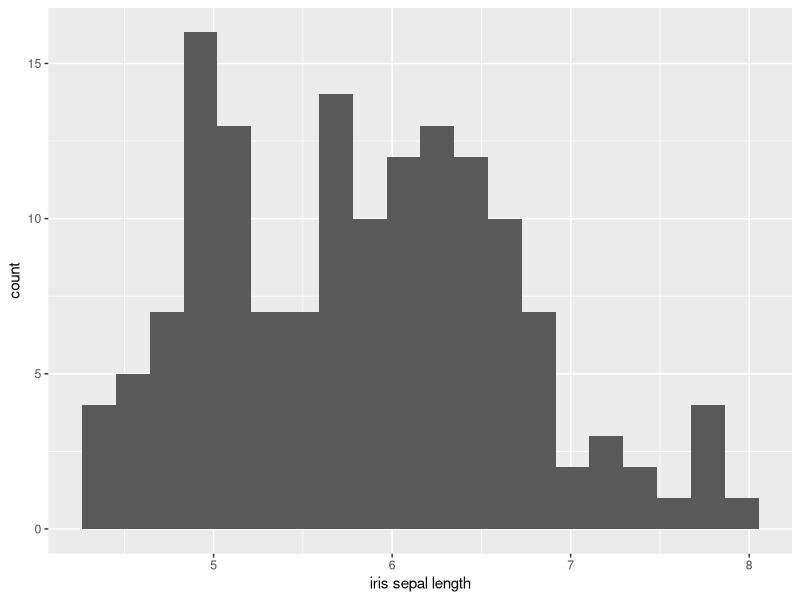
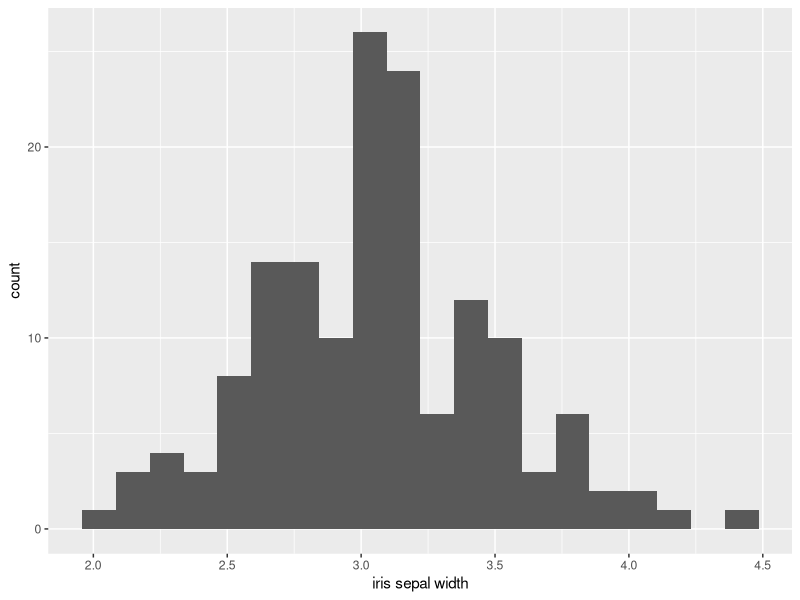
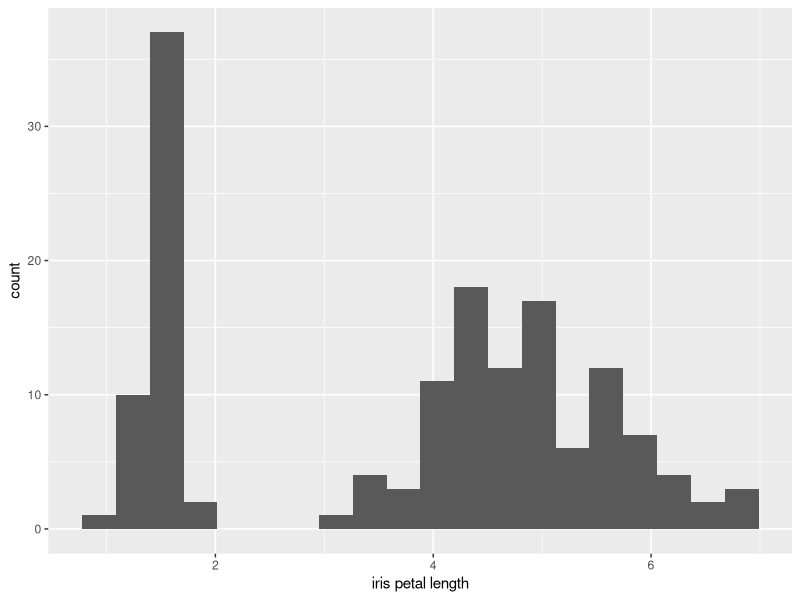
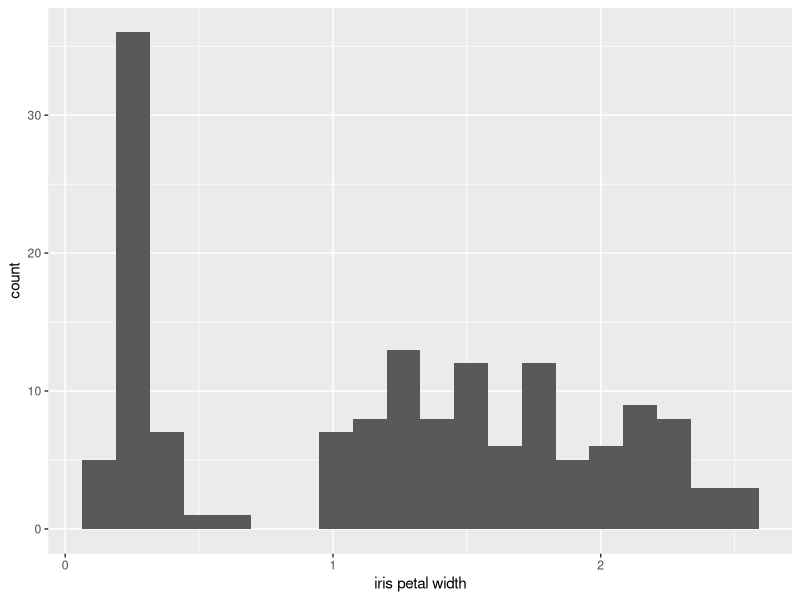
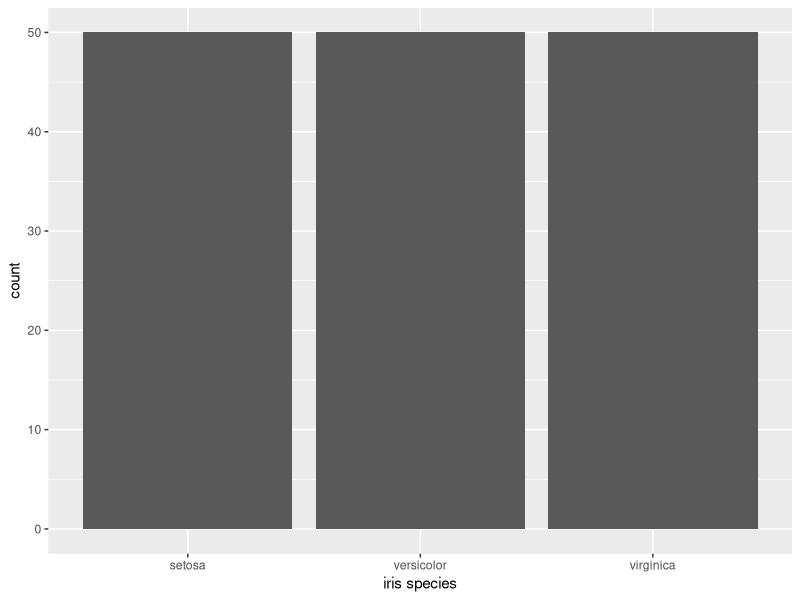
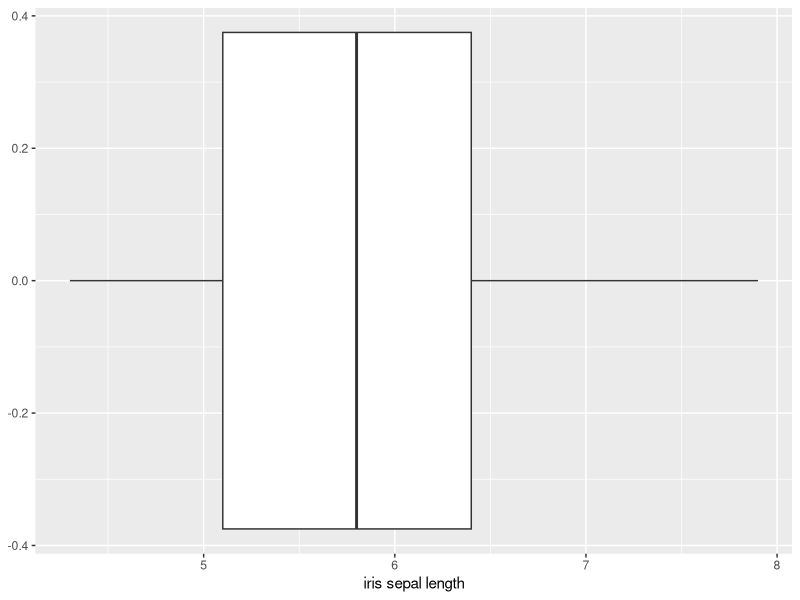
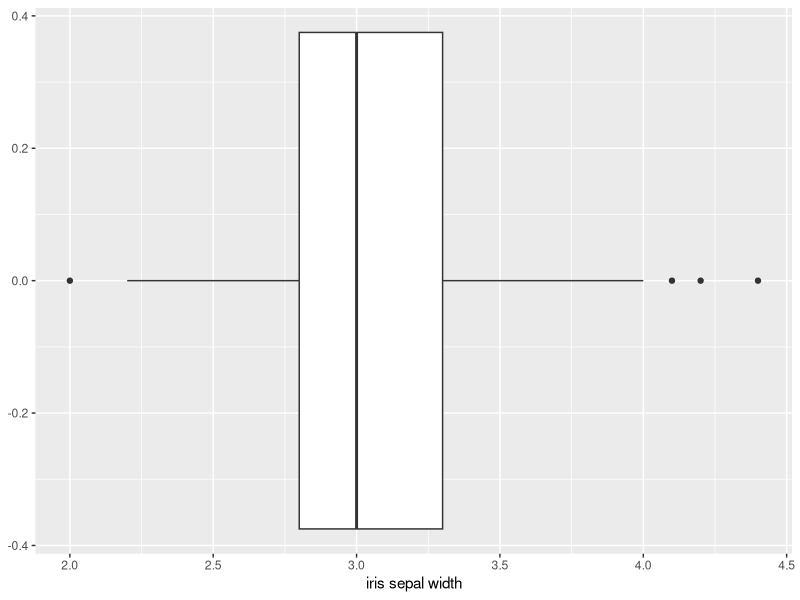
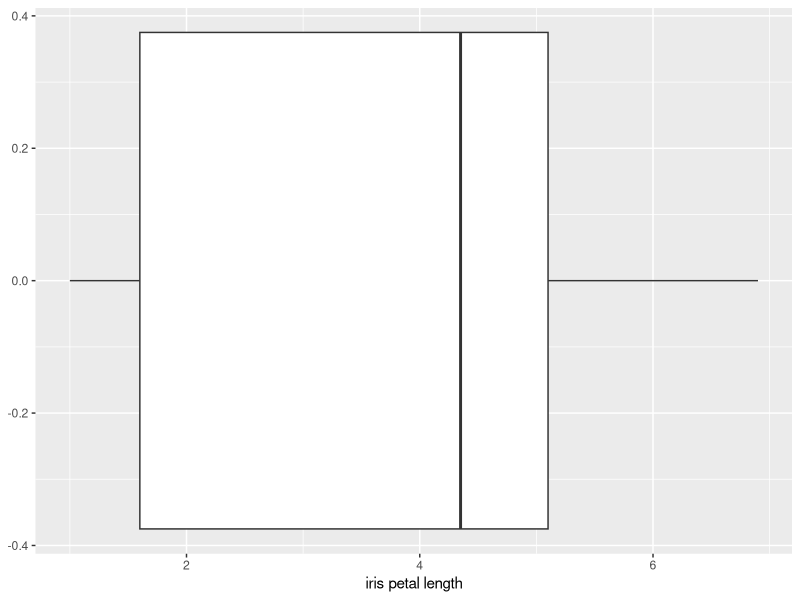

These charts were generated, in order, by the following R code: (Note: this script raises an error after producing the figures.)
## ---- chunk 1
library(ggplot2)
## ---- chunk 2
ggplot(data = iris , mapping = aes(x = Sepal.Length )) +  # data, x variable
  geom_histogram(bins = 20 ) +  # specify chart type and bin number
  labs(x = "iris sepal length" )

ggplot(data = iris , mapping = aes(x = Sepal.Width )) + 
  geom_histogram(bins = 20 ) +  
  labs(x = "iris sepal width" )

ggplot(data = iris , mapping = aes(x = Petal.Length )) +  
  geom_histogram(bins = 20 ) +  
  labs(x = "iris petal length" )

ggplot(data = iris , mapping = aes(x = Petal.Width )) +  
  geom_histogram(bins = 20 ) +  
  labs(x = "iris petal width" )
## ---- chunk 3
ggplot(data = iris, mapping = aes(x = Species)) +
  geom_bar() +
  labs(x = "iris species")
## ---- chunk 4
ggplot(data = iris , mapping = aes(x = Sepal.Length )) + 
  geom_boxplot() +  
  labs(x = "iris sepal length" )

ggplot(data = iris , mapping = aes(x = Sepal.Width )) + 
  geom_boxplot() +  
  labs(x = "iris sepal width" )

ggplot(data = iris , mapping = aes(x = Petal.Length )) +  
  geom_boxplot() +  
  labs(x = "iris petal length" )

ggplot(data = iris , mapping = aes(x = Petal.Width )) +  
  geom_boxplot( ) +  
  labs(x = "iris petal width" )
## ---- chunk 5
ggplot(data = iris, mapping = aes(x = Sepal.Width, y = Sepal.Length)) +     # specify 2 variables
  geom_point() +
  labs(x = "iris sepal width", y ="iris sepal length" )

ggplot(data = iris, mapping = aes(x = Petal.Length, y = Sepal.Length)) +   
  geom_point() +
  labs(x = "iris petal length", y ="iris sepal length" )

ggplot(data = iris, mapping = aes(x = Petal.Width, y = Sepal.Length)) +    
  geom_point() +
  labs(x = "iris petal width", y ="iris sepal length" )
## ---- chunk 6
ggplot(data = iris, mapping = aes(x = Sepal.Length, fill = Species )) +
  geom_histogram(position = "dodge", bins = 10) +
  labs(x = )
 # fill in histogram bars with different colors for different species
## ---- chunk 7
ggplot(data = iris, mapping = aes(x = Species, y = Sepal.Length)) +
  geom_boxplot() +
  labs(x ="iris species" , y = "iris sepal length")
## ---- chunk 8
ggplot(data = , mapping = aes(x = , fill = )) +
  geom_bar(position = "dodge") +
  labs(x = )
## ---- chunk 9
ggplot(data = iris, mapping = aes(x = Sepal.Width, y = Sepal.Length)) +     # specify 2 variables
  geom_point() +
  labs(x = "iris sepal width", y ="iris sepal length" )+
facet_wrap(~Species, scales = "free")
